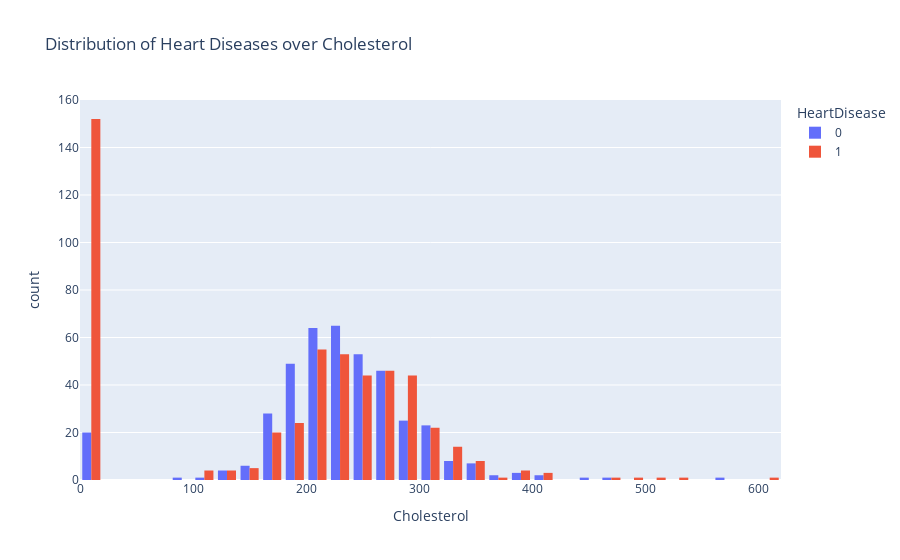

Here is the notebook cell this chart was saved with:
### Code cell
px.histogram(data_frame = df, x = 'Cholesterol', color = 'HeartDisease', title="Distribution of Heart Diseases over Cholesterol",barmode="group")

### Figure 1 — Plotly figure (JSON) as saved in the notebook; plotly's stock layout.template omitted (floating-point values rounded to 4 significant figures; data arrays with more than 128 entries replaced by an {"elided": "..."} marker saying what was removed)
{"data": [{"alignmentgroup": "True", "bingroup": "x", "hovertemplate": "HeartDisease=0<br>Cholesterol=%{x}<br>count=%{y}<extra></extra>", "legendgroup": "0", "marker": {"color": "#636efa", "pattern": {"shape": ""}}, "name": "0", "offsetgroup": "0", "orientation": "v", "showlegend": true, "type": "histogram", "x": {"elided": "410 int values"}, "xaxis": "x", "yaxis": "y"}, {"alignmentgroup": "True", "bingroup": "x", "hovertemplate": "HeartDisease=1<br>Cholesterol=%{x}<br>count=%{y}<extra></extra>", "legendgroup": "1", "marker": {"color": "#EF553B", "pattern": {"shape": ""}}, "name": "1", "offsetgroup": "1", "orientation": "v", "showlegend": true, "type": "histogram", "x": {"elided": "508 int values"}, "xaxis": "x", "yaxis": "y"}], "layout": {"barmode": "group", "legend": {"title": {"text": "HeartDisease"}, "tracegroupgap": 0}, "title": {"text": "Distribution of Heart Diseases over Cholesterol"}, "xaxis": {"anchor": "y", "domain": [0, 1], "title": {"text": "Cholesterol"}}, "yaxis": {"anchor": "x", "domain": [0, 1], "title": {"text": "count"}}}}
